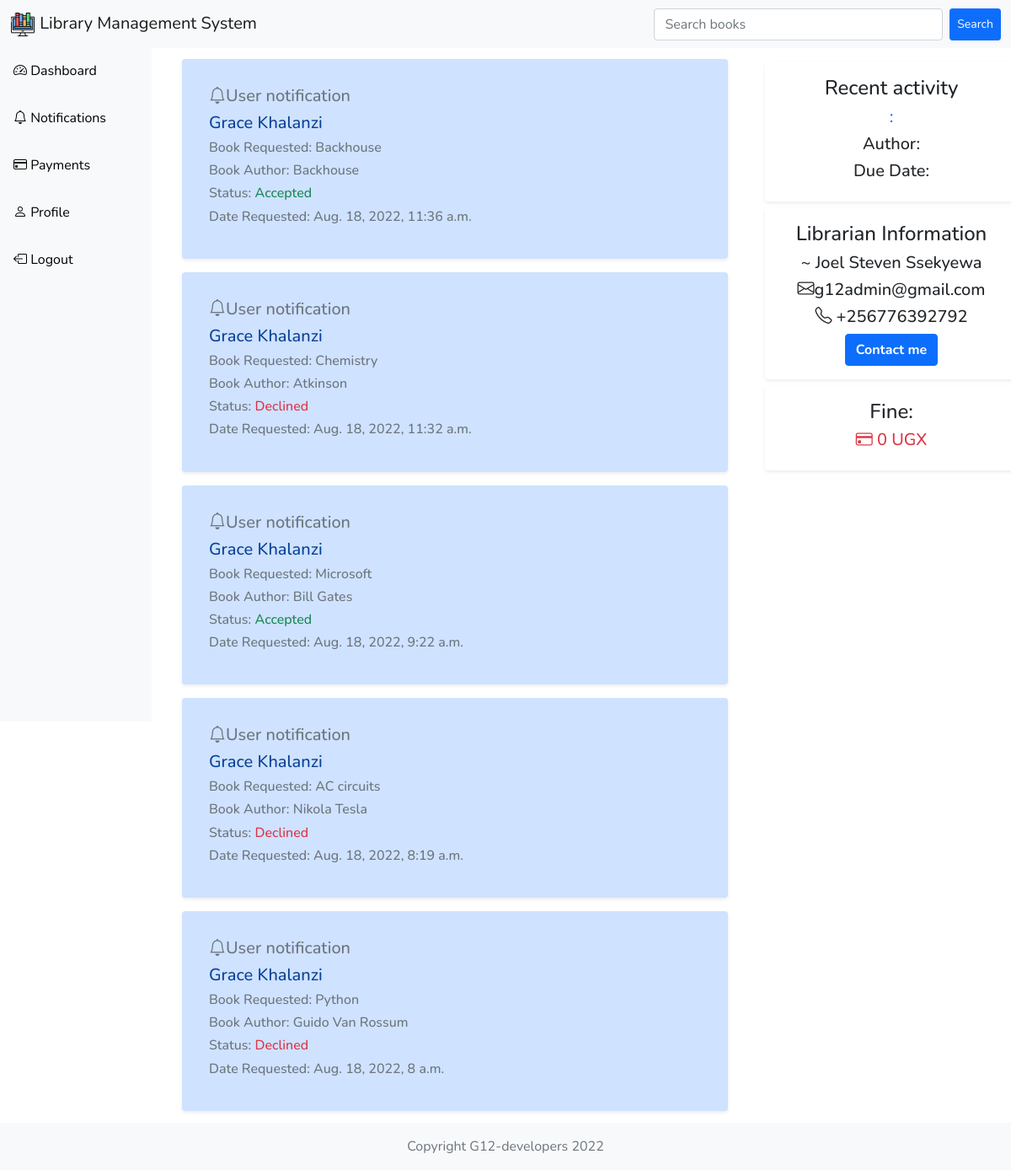
Page /user-notifications/14/ (signed in) on the earlier database version.
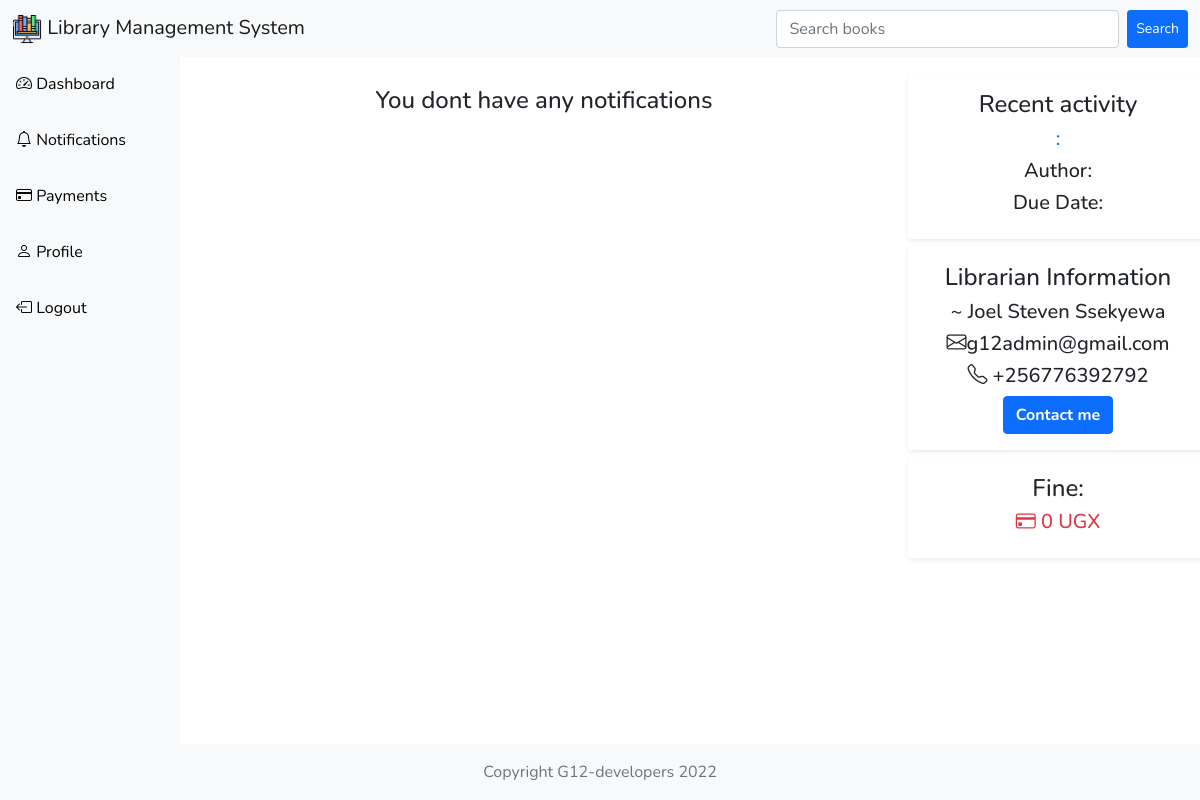
Same page on the later database version.
### library_books/models.py (models this page shows, shortened)
class Request(models.Model):
    status = models.CharField(max_length=20, default="Pending")
    requester_id = models.ForeignKey('customuser.CustomUser',
                                     on_delete=models.CASCADE)
    book_id = models.ForeignKey(Book, on_delete=models.CASCADE)
    updated = models.DateTimeField(auto_now=True)
    created = models.DateTimeField(auto_now_add=True)

class Book(models.Model):
    title = models.CharField(max_length=200)
    author = models.CharField(max_length=200)
    subject_area = models.CharField(max_length=200)
    publication_date = models.DateField()
    status = models.CharField(max_length=50, default="Available")
    updated = models.DateTimeField(auto_now=True)
    created = models.DateTimeField(auto_now_add=True)
    borrower_id = models.ForeignKey('customuser.CustomUser',
                                    on_delete=models.SET_NULL,
                                    null=True,
                                    blank=True)
    due_date = models.DateTimeField(null=True, blank=True)

### customuser/models.py (models this page shows, shortened)
class CustomUser(AbstractUser):
    name = models.CharField(max_length=50)
    email = models.EmailField(max_length=100, unique=True)
    password = models.CharField(max_length=500)
    date_of_birth = models.DateField(null=True)
    phone_number = models.BigIntegerField()
    sex = models.CharField(max_length=10, null=True)
    role = models.CharField(max_length=20, default='Student')
    is_active = models.BooleanField(default=True)
    USERNAME_FIELD = 'email'
    REQUIRED_FIELDS = ['name', 'sex', 'role', 'phone_number', 'username']

### customuser/views.py (the view, shortened to what this page needs)
@login_required(login_url='login')
def userNotifications(request, pk):
    template_details = {}
    details = {}
    borrowed_book = ''
    borrowed_books = 0
    available_books = 0
    borrow_request = ''
    index = 0
    requests = None
    warning = None
    user = CustomUser.objects.get(id=pk)
    users = CustomUser.objects.filter(role='Student')
    user = CustomUser.objects.get(id=pk)
    pending_requests = Request.objects.filter(status="Pending")
    fines = UserPayment.objects.filter(status='Pending')
    librarian = CustomUser.objects.get(role__icontains="Admin")
    try:
        available_books = Book.objects.filter(status='Available').count()
    except:
        available_books = 0
    try:
        borrowed_books = Book.objects.filter(status='Borrowed').count()
    except:
        borrowed_books = 0
    try:
        borrowed_book = Book.objects.get(status='Borrowed',
                                         borrower_id=user.id)
    except:
        borrowed_book = ''
    try:
        students = CustomUser.objects.filter(role='Student')
    except:
        return HttpResponse('No students yet')
    try:
        requests = Request.objects.filter(
            requester_id=user).order_by('-created')
    except:
        requests = None
    try:
        fine = UserPayment.objects.get(payer=user.id, status='Pending').amount
    except:
        fine = None
    requests_pending = Request.objects.all().filter(status="Pending")
    context = {
        'details': requests_pending,
        'users': users.count(),
        'pending_requests': pending_requests.count(),
        'fines': fines.count(),
        'librarian': librarian,
        'borrowed_book': borrowed_book,
        'available_books': available_books,
        'borrowed_books': borrowed_books,
        'requests': requests,
        'fine': fine,
        'warning': warning,
    }
    return render(request, 'customuser/notifications_template.html', context)

### customuser/templates/customuser/notifications_template.html (shortened to what this page needs)
{% extends 'base.html' %} {% block content %}
<div class="container-fluid" style="margin-top: 70px; margin-bottom: 70px;">
  {% if request.user.role == 'Student' and borrowed_book and requests%}
  <div class="container-fluid mt-4">
    <div
      class="card border-0 shadow-sm alert alert-primary"
      style="width: 100%"
    >
      <div class="card-body">
        <h5 class="card-title text-muted">
          <i class="bi-bell"></i>User notification
        </h5>
        <h5 class="mb-2">{{user.name}}</h5>
        <h6 class="text-muted">Book title: {{borrowed_book.title}}</h6>
        <h6 class="text-muted">Date Borrowed: {{borrowed_book.updated}}</h6>
        <h6 class="text-muted">Due Date:<span class="text-danger"> {{borrowed_book.due_date}} </span></h6>
        <h6 class="text-muted">
          Current fine: {% if request.user.payment %}
          <span class="text-danger">{{request.user.payment.amount}}</span> {% else %}
          <span class="text-danger">0 UGX</span>
        </h6>
        {% endif %}
        <form method="GET" action="{% url "returnbook" borrowed_book.id %}">
          <button class="btn btn-primary rounded-pill"><strong><i class="bi-journal-check"></i> Return book</strong></button>
        </form>
      </div>
    </div>
  </div>
  <div class="container-fluid mt-4">
    {% for request in requests %}
    <div
      class="card border-0 shadow-sm alert alert-primary mt-2"
      style="width: 100%"
    >
      <div class="card-body">
        <h5 class="card-title text-muted">
          <i class="bi-bell"></i>User notification
        </h5>
        <h5 class="mb-2">{{user.name}}</h5>
        <h6 class="text-muted">Book Requested: {{request.book_id.title}}</h6>
        <h6 class="text-muted">Book Author: {{request.book_id.author}}</h6>
        {% if request.status == 'Pending' %}
        <h6 class="text-muted">Status: <span class="text-warning">{{request.status}}</span></h6>
        {% elif request.status == 'Declined' %}
        <h6 class="text-muted">Status: <span class="text-danger">{{request.status}}</span></h6>
        {% else %}
        <h6 class="text-muted">Status: <span class="text-success">{{request.status}}</span></h6>
        {% endif %}
        <h6 class="text-muted">Date Requested: {{request.created}}</h6>
      </div>
    </div>
    {% endfor %}
    <div class="mb-5"></div>
  </div>
  {% elif request.user.role == 'Student' and requests%}
  <div class="container-fluid mt-4">
    {% for request in requests %}
    <div
      class="card border-0 shadow-sm alert alert-primary mt-2"
      style="width: 100%"
    >
      <div class="card-body">
        <h5 class="card-title text-muted">
          <i class="bi-bell"></i>User notification
        </h5>
        <h5 class="mb-2">{{user.name}}</h5>
        <h6 class="text-muted">Book Requested: {{request.book_id.title}}</h6>
        <h6 class="text-muted">Book Author: {{request.book_id.author}}</h6>
        {% if request.status == 'Pending' %}
        <h6 class="text-muted">Status: <span class="text-warning">{{request.status}}</span></h6>
        {% elif request.status == 'Declined' %}
        <h6 class="text-muted">Status: <span class="text-danger">{{request.status}}</span></h6>
        {% else %}
        <h6 class="text-muted">Status: <span class="text-success">{{request.status}}</span></h6>
        {% endif %}
        <h6 class="text-muted">Date Requested: {{request.created}}</h6>
      </div>
    </div>
    {% endfor %}
  </div>
  {% elif request.user.role == 'Student' and borrowed_book == '' %}
  <div class="container-fluid p-3 m-1" style="text-align: center">
    <h4>You dont have any notifications</h4>
  </div>
  {% endif %}
</div>
{% endblock %}

### templates/base.html (shortened to what this page needs)
{% load static %}
<!DOCTYPE html>
<html lang="en">
  <head>
    <link
      href="https://cdn.jsdelivr.net/npm/bootstrap@5.0.2/dist/css/bootstrap.min.css"
      rel="stylesheet"
    />
    <link
      rel="stylesheet"
      href="https://cdn.jsdelivr.net/npm/bootstrap-icons@1.8.3/font/bootstrap-icons.css"
    />
    <link
      rel="stylesheet"
      href="path/to/font-awesome/css/font-awesome.min.css"
    />
    <link rel="stylesheet" type="text/css" href="{% static 'css/main.css' %}" />
    <link
      rel="stylesheet"
      href="https://cdnjs.cloudflare.com/ajax/libs/bootstrap-datepicker/1.9.0/css/bootstrap-datepicker.min.css"
    />
  </head>
  <body>
    <div>{% include 'navbar.html' %}</div>
    <div class="base-container">
      <div class="content">{% include 'left_menu_template.html' %}</div>
      <div class="container-fluid justify-content-center block-content">
        {% block content %} {% endblock %}
      </div>
      <div class="rightb">{% include 'right_menu_template.html' %}</div>
    </div>
    <footer class="footer mt-auto py-3 fixed-bottom bg-light">
      <div class="container d-flex justify-content-center">
        <span class="text-muted">Copyright G12-developers 2022</span>
      </div>
    </footer>
  </body>
</html>

### templates/navbar.html (shortened to what this page needs)
{% load static %}
<nav class="navbar navbar-light bg-light fixed-top">
  <div class="container-fluid">
    <div class="navbar-header-one">
      <a href="/" class="navbar-brand link-dark">
        <img
          src="{% static '/images/liblogo1.png' %}"
          alt=""
          width="30"
          height="30"
          class="d-inline-block align-text-top"
        />
        Library Management System
      </a>
    </div>
    <div class="search-form">
      <form
        class="d-flex"
        method="GET"
        action="{% url 'searchbook'%}"
        style="width: 70%"
      >
        <input
          class="form-control me-2"
          type="search"
          name="value"
          placeholder="Search books"
        />
        <button class="btn btn-sm btn-primary" type="submit">Search</button>
      </form>
    </div>
  </div>
</nav>

### templates/left_menu_template.html (shortened to what this page needs)
<div class="sidebar mt-3 bg-light">
  <div>
    <a href="{% url 'dashboard' user.id %}"
      ><i class="bi bi-speedometer2"></i> Dashboard</a
    >
    {% if user.role == "Admin" %}
    <a href="{% url 'notifications' user.id %}"
      ><i class="bi bi-book"></i> Requests</a
    >
    {% else %}
    <a href="{% url 'notifications' user.id %}"
      ><i class="bi bi-bell"></i> Notifications</a
    >
    {% endif %}
    <a href="{% url 'payments' user.id %}"
      ><i class="bi bi-credit-card"></i> Payments</a
    >
    <a href="{% url 'profile' user.id %}">
      <i class="bi bi-person"></i> Profile</a
    >
    <a href="{% url 'logout' %}"><i class="bi bi-box-arrow-left"></i> Logout</a>
  </div>
</div>

### templates/right_menu_template.html (shortened to what this page needs)
<div class="rightbar mt-3">
  {% if user.role.lower == "student" %}
  <div class="mt-2">
    <div class="shadow-sm p-3 m-2 rounded w-25 text-center">
      <h4 class="">Recent activity</h4>
      <h5 class="text-primary">
        {{borrowed_book.status}}: {{borrowed_book.title}}
      </h5>
      <h5>Author: {{borrowed_book.author}}</h5>
      <h5>Due Date: {{borrowed_book.due_date}}</h5>
    </div>
    <div class="shadow-sm p-3 m-2 rounded w-25 text-center">
      <h4>Librarian Information</h4>
      <h5>~ {{librarian.name}}</h5>
      <h5><i class="bi-envelope"></i>{{librarian.email}}</h5>
      <h5><i class="bi-telephone"></i> +{{librarian.phone_number}}</h5>
      <button class="btn btn btn-primary"><strong>Contact me</strong></button>
    </div>
    <div
      class="container-fluid shadow-sm p-3 m-2 rounded w-25 text-center">
      <div>
        <h4>Fine:</h4>
        <h5 class="text-danger"><i class="bi-credit-card"></i>{% if fine %} {{fine}} UGX {% else %} 0 UGX {% endif %}</h5>
      </div>
    </div>
  </div>
  {% endif %}
</div>

### templates/base.html (style rules this page uses)
body { font-family: "Nunito", sans-serif; }
.sidebar { top: 40px; margin: 10; padding: 0; width: 15%; height: 100vh; position: fixed; overflow: auto; margin-top: 20%; }
.sidebar a { display: b lock; color: black; padding: 16px; width: 100%; text-decoration: none; }
@media screen and (min-width: 768px) { .base-container { display: grid; grid-template-columns: 15% 60% 25%; } }

### templates/navbar.html (style rules this page uses)
@media screen and (min-width: 768px) { .search-form { display: flex; justify-content: flex-end; width: 50%; } }
@media screen and (min-width: 425px) { .navbar-header-one { display: flex; } }

### templates/left_menu_template.html (style rules this page uses)
a { display: block; text-decoration: none; margin: 3; }

### templates/right_menu_template.html (style rules this page uses)
.rightbar { top: 50px; margin: 10; height: 100%; width: 100%; padding: 0; position: fixed; overflow: auto; }

Differences in the rows shown:
removed Request: book_id "Backhouse", book_id.author "Backhouse", status "Accepted", created "Aug. 18, 2022, 11:36 a.m."
no longer on this page (row unchanged): CustomUser: name "Grace Khalanzi"
removed Request: book_id "Chemistry", book_id.author "Atkinson", status "Declined", created "Aug. 18, 2022, 11:32 a.m."
removed Request: book_id "Microsoft", book_id.author "Bill Gates", status "Accepted", created "Aug. 18, 2022, 9:22 a.m."
removed Request: book_id "AC circuits", book_id.author "Nikola Tesla", status "Declined", created "Aug. 18, 2022, 8:19 a.m."
removed Request: book_id "Python", book_id.author "Guido Van Rossum", status "Declined", created "Aug. 18, 2022, 8 a.m."
Other differences:
text now shown: "You dont have any notifications"
